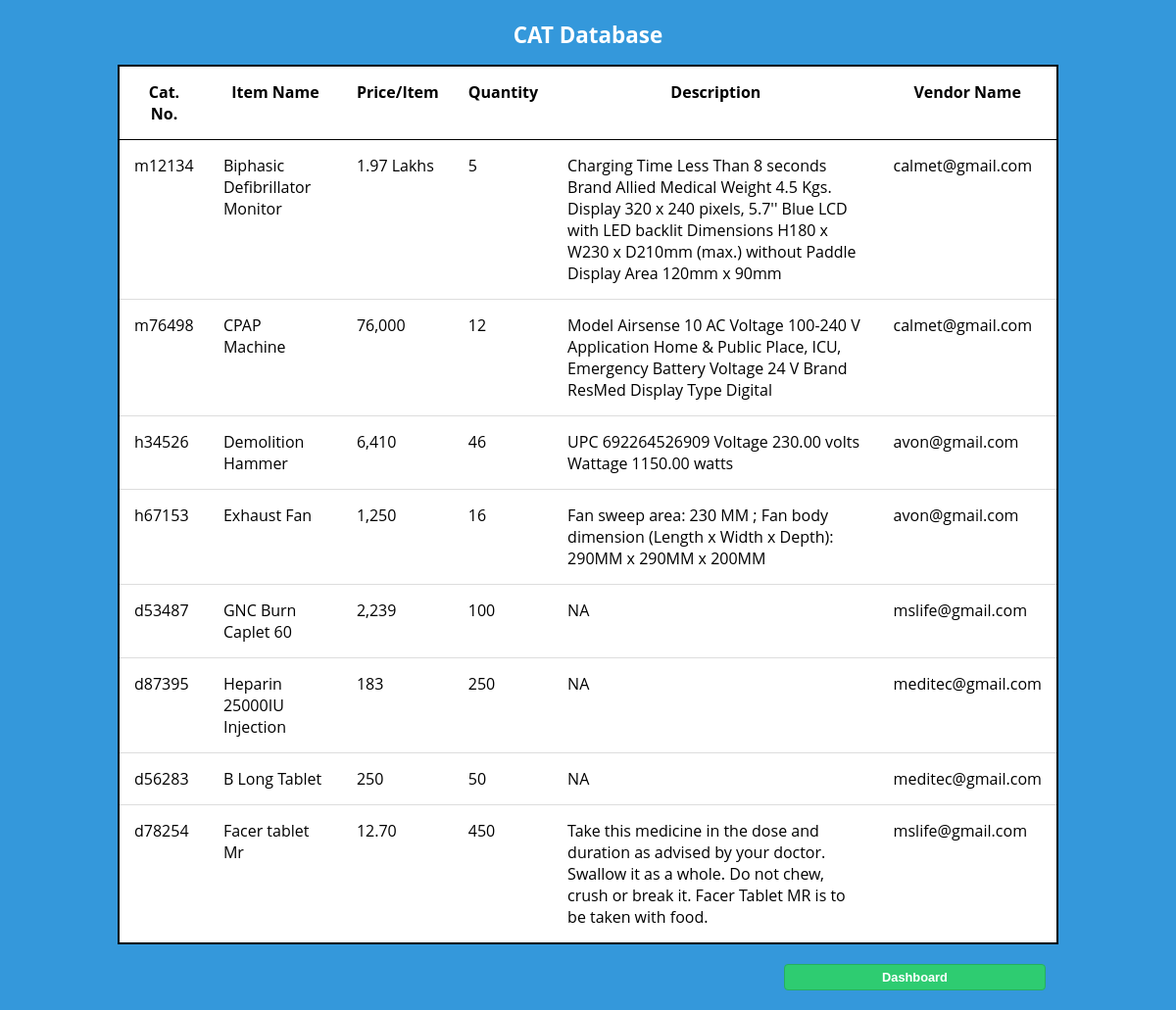
Screenshot of /database/ with the database file from the repository.
### vendor_portal/models.py (models this page shows)
class Items(models.Model):
    vendorName = models.TextField()
    itemName = models.TextField()
    catNo = models.TextField(primary_key=True)
    price = models.TextField()
    quantity = models.TextField()
    description = models.CharField(max_length=255)
    def __str__(self):
    	return self.itemName

### vendor_portal/views.py (the view)
# urls.py: path('database/',views.database,name='database')
def database(request):
    items=Items.objects.all()
    print(items)
    context={'items':items}
    return render(request,'vendor_portal/database.html', context)

### vendor_portal/templates/vendor_portal/database.html (shortened to what this page needs)
<html>
<head>
</head>
<body>
<h1>CAT Database</h1>
<div>
<table border="1" width="600" rules="rows">
<tr class="special">
<th>Cat. No.</th>
<th>Item Name</th>
<th>Price/Item</th>
<th>Quantity</th>
<th>Description</th>
<th>Vendor Name</th>
</tr>
{% for item in items %}
<tr>
<td>{{ item.catNo }}</td>
<td>{{ item.itemName }}</td>
<td>{{ item.price }}</td>
<td>{{ item.quantity }}</td>
<td>{{ item.description }}</td>
<td>{{ item.vendorName }}</td>
</tr>
{% endfor %}
</table>
<button class="btn" onclick="location.href='{% url 'login' %}'">Dashboard</button>
</div>
</body>
</html>

### vendor_portal/templates/vendor_portal/database.html (style rules this page uses)
body { font-family: 'Open Sans', sans-serif; background:#3498db; margin: 0 auto 0 auto; width:100%; text-align:center; margin: 20px 0px 20px 0px; }
h1 { font-size:1.4em; color: white; }
table { border: 2px solid black; border-collapse: collapse; background: white; width : 80%; margin: 0 auto; }
td { padding: 15px; text-align: left; border-bottom: 1px solid #ddd; vertical-align: top; }
th { padding: 15px; text-align: middle; border-bottom: 1px solid #ddd; vertical-align: top; font-weight: bold; }
.btn { background:#2ecc71; width:267px; padding-top:5px; padding-bottom:5px; color:white; border-radius:4px; border: #27ae60 1px solid; margin-top:20px; margin-bottom:20px; float:left; margin-left:800px; font-weight:800; font-size:0.8em; }

### rows the page displays
Items: catNo "m12134", itemName "Biphasic Defibrillator Monitor", price "1.97 Lakhs", quantity "5", description "Charging Time Less Than 8 seconds Brand Allied Medical Weight 4.5 Kgs. Display 320 x 240 pixels, 5.7'' Blue LCD with LED backlit Dimensions H180 x W230 x D210mm (max.) without Paddle Display Area 120mm x 90mm", vendorName "calmet@gmail.com"
Items: catNo "m76498", itemName "CPAP Machine", price "76,000", quantity "12", description "Model Airsense 10 AC Voltage 100-240 V Application Home & Public Place, ICU, Emergency Battery Voltage 24 V Brand ResMed Display Type Digital", vendorName "calmet@gmail.com"
Items: catNo "h34526", itemName "Demolition Hammer", price "6,410", quantity "46", description "UPC 692264526909 Voltage 230.00 volts Wattage 1150.00 watts", vendorName "avon@gmail.com"
Items: catNo "h67153", itemName "Exhaust Fan", price "1,250", quantity "16", description "Fan sweep area: 230 MM ; Fan body dimension (Length x Width x Depth): 290MM x 290MM x 200MM", vendorName "avon@gmail.com"
Items: catNo "d53487", itemName "GNC Burn Caplet 60", price "2,239", quantity "100", description "NA", vendorName "mslife@gmail.com"
Items: catNo "d87395", itemName "Heparin 25000IU Injection", price "183", quantity "250", description "NA", vendorName "meditec@gmail.com"
Items: catNo "d56283", itemName "B Long Tablet", price "250", quantity "50", description "NA", vendorName "meditec@gmail.com"
Items: catNo "d78254", itemName "Facer tablet Mr", price "12.70", quantity "450", description "Take this medicine in the dose and duration as advised by your doctor. Swallow it as a whole. Do not chew, crush or break it. Facer Tablet MR is to be taken with food.", vendorName "mslife@gmail.com"
